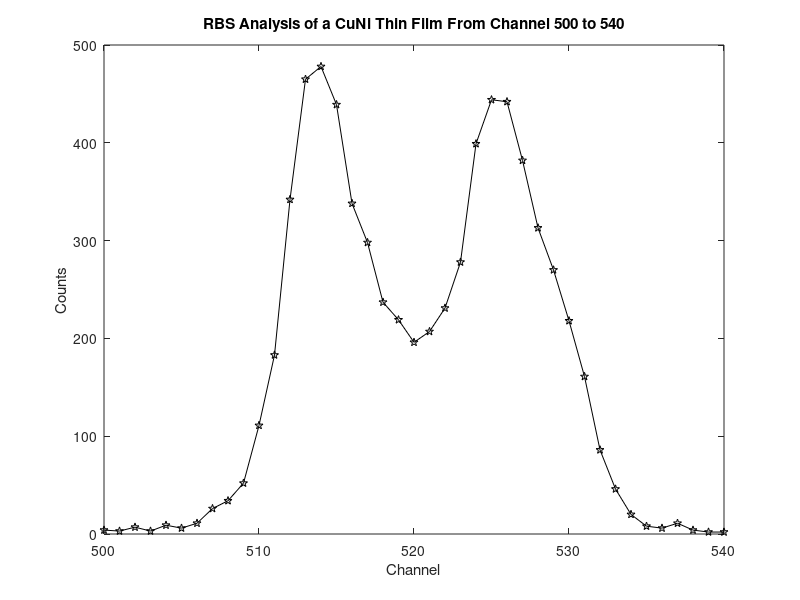

MATLAB code to generate this figure:
%% Analysis of CuNi Sputtered Thin Film with RBS
% Steven Bopp, 2/8/2016

%% Integration for Compositional Information
Channel=linspace(500,540,41);
Counts=[4 3 7 3 9 6 11 26 34 52 111 183 342 465 478 439 338 298 237 219 196 207 231 278 399 444 442 382 313 270 218 161 86 46 20 8 6 11 4 2 2];

CuArea=5*trapz(linspace(500,520,41),Counts) % Units of Counts/keV
NiArea=5*trapz(linspace(520,540,41),Counts) % Multiply by five for 5 keV per channel


%% CuNi Double Peak Plot
% 5 keV per channel

plot(Channel,Counts,'p-k')
xlabel('Channel'); ylabel('Counts'); 
title('RBS Analysis of a CuNi Thin Film From Channel 500 to 540');
%% RBS Settings

%Group 1 CuNi  Tv=(1230) q=100k
%Spectrum:	RBS
%wilkens
%2/1/2016
%Geometry:	cornell
%Theta:	8
%Phi:	10
%Psi:	10
%Omega:	3
%BeamParameters:
%Energy:	4
%Z:	2
%Mass:	4
%Q:	2
%Charge:	1
%Current:	1
%MCAParameters:
%kev/ch:	5
%kevch0:	25
%StartingCh:	0
%FWHM:	25
